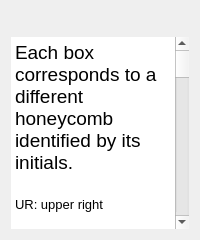
         <widget class="QWidget" name="tabHelp">
          <attribute name="title">
           <string>Help</string>
          </attribute>
          <layout class="QGridLayout" name="gridLayout_34">
           <item row="0" column="2">
            <widget class="QLogoLNLS" name="QLogoLNLS_4">
             <property name="sizePolicy">
              <sizepolicy hsizetype="Ignored" vsizetype="Preferred">
               <horstretch>0</horstretch>
               <verstretch>0</verstretch>
              </sizepolicy>
             </property>
             <property name="toolTip">
              <string/>
             </property>
            </widget>
           </item>
           <item row="0" column="0">
            <widget class="QLogoCNPEM" name="QLogoCNPEM_4">
             <property name="sizePolicy">
              <sizepolicy hsizetype="Ignored" vsizetype="Preferred">
               <horstretch>0</horstretch>
               <verstretch>0</verstretch>
              </sizepolicy>
             </property>
             <property name="toolTip">
              <string/>
             </property>
            </widget>
           </item>
           <item row="2" column="0" colspan="3">
            <widget class="QTextBrowser" name="textBrowser">
             <property name="sizePolicy">
              <sizepolicy hsizetype="Ignored" vsizetype="Preferred">
               <horstretch>0</horstretch>
               <verstretch>0</verstretch>
              </sizepolicy>
             </property>
             <property name="frameShape">
              <enum>QFrame::NoFrame</enum>
             </property>
             <property name="frameShadow">
              <enum>QFrame::Plain</enum>
             </property>
             <property name="html">
              <string>&lt;!DOCTYPE HTML PUBLIC &quot;-//W3C//DTD HTML 4.0//EN&quot; &quot;http://www.w3.org/TR/REC-html40/strict.dtd&quot;&gt;
&lt;html&gt;&lt;head&gt;&lt;meta name=&quot;qrichtext&quot; content=&quot;1&quot; /&gt;&lt;style type=&quot;text/css&quot;&gt;
p, li { white-space: pre-wrap; }
&lt;/style&gt;&lt;/head&gt;&lt;body style=&quot; font-family:'Sans Serif'; font-size:9pt; font-weight:400; font-style:normal;&quot;&gt;
&lt;p style=&quot; margin-top:0px; margin-bottom:0px; margin-left:0px; margin-right:0px; -qt-block-indent:0; text-indent:0px;&quot;&gt;&lt;span style=&quot; font-size:14pt;&quot;&gt;Each box corresponds to a different honeycomb identified by its initials.&lt;/span&gt;&lt;/p&gt;
&lt;p style=&quot;-qt-paragraph-type:empty; margin-top:0px; margin-bottom:0px; margin-left:0px; margin-right:0px; -qt-block-indent:0; text-indent:0px; font-size:14pt;&quot;&gt;&lt;br /&gt;&lt;/p&gt;
&lt;p style=&quot; margin-top:0px; margin-bottom:0px; margin-left:0px; margin-right:0px; -qt-block-indent:0; text-indent:0px;&quot;&gt;&lt;span style=&quot; font-size:10pt;&quot;&gt;UR: upper right&lt;/span&gt;&lt;/p&gt;
&lt;p style=&quot;-qt-paragraph-type:empty; margin-top:0px; margin-bottom:0px; margin-left:0px; margin-right:0px; -qt-block-indent:0; text-indent:0px; font-size:10pt;&quot;&gt;&lt;br /&gt;&lt;/p&gt;
&lt;p style=&quot; margin-top:0px; margin-bottom:0px; margin-left:0px; margin-right:0px; -qt-block-indent:0; text-indent:0px;&quot;&gt;&lt;span style=&quot; font-size:10pt;&quot;&gt;UL: upper left&lt;/span&gt;&lt;/p&gt;
&lt;p style=&quot;-qt-paragraph-type:empty; margin-top:0px; margin-bottom:0px; margin-left:0px; margin-right:0px; -qt-block-indent:0; text-indent:0px; font-size:10pt;&quot;&gt;&lt;br /&gt;&lt;/p&gt;
&lt;p style=&quot; margin-top:0px; margin-bottom:0px; margin-left:0px; margin-right:0px; -qt-block-indent:0; text-indent:0px;&quot;&gt;&lt;span style=&quot; font-size:10pt;&quot;&gt;OR: origin right&lt;/span&gt;&lt;/p&gt;
&lt;p style=&quot;-qt-paragraph-type:empty; margin-top:0px; margin-bottom:0px; margin-left:0px; margin-right:0px; -qt-block-indent:0; text-indent:0px; font-size:10pt;&quot;&gt;&lt;br /&gt;&lt;/p&gt;
&lt;p style=&quot; margin-top:0px; margin-bottom:0px; margin-left:0px; margin-right:0px; -qt-block-indent:0; text-indent:0px;&quot;&gt;&lt;span style=&quot; font-size:10pt;&quot;&gt;OC: origin center&lt;/span&gt;&lt;/p&gt;
&lt;p style=&quot;-qt-paragraph-type:empty; margin-top:0px; margin-bottom:0px; margin-left:0px; margin-right:0px; -qt-block-indent:0; text-indent:0px; font-size:10pt;&quot;&gt;&lt;br /&gt;&lt;/p&gt;
&lt;p style=&quot; margin-top:0px; margin-bottom:0px; margin-left:0px; margin-right:0px; -qt-block-indent:0; text-indent:0px;&quot;&gt;&lt;span style=&quot; font-size:10pt;&quot;&gt;OL: origin left&lt;/span&gt;&lt;/p&gt;
&lt;p style=&quot;-qt-paragraph-type:empty; margin-top:0px; margin-bottom:0px; margin-left:0px; margin-right:0px; -qt-block-indent:0; text-indent:0px; font-size:10pt;&quot;&gt;&lt;br /&gt;&lt;/p&gt;
&lt;p style=&quot; margin-top:0px; margin-bottom:0px; margin-left:0px; margin-right:0px; -qt-block-indent:0; text-indent:0px;&quot;&gt;&lt;span style=&quot; font-size:10pt;&quot;&gt;DR: down right&lt;/span&gt;&lt;/p&gt;
&lt;p style=&quot;-qt-paragraph-type:empty; margin-top:0px; margin-bottom:0px; margin-left:0px; margin-right:0px; -qt-block-indent:0; text-indent:0px; font-size:10pt;&quot;&gt;&lt;br /&gt;&lt;/p&gt;
&lt;p style=&quot; margin-top:0px; margin-bottom:0px; margin-left:0px; margin-right:0px; -qt-block-indent:0; text-indent:0px;&quot;&gt;&lt;span style=&quot; font-size:10pt;&quot;&gt;DL: down left&lt;/span&gt;&lt;/p&gt;
&lt;p style=&quot;-qt-paragraph-type:empty; margin-top:0px; margin-bottom:0px; margin-left:0px; margin-right:0px; -qt-block-indent:0; text-indent:0px; font-size:14pt;&quot;&gt;&lt;br /&gt;&lt;/p&gt;
&lt;p style=&quot; margin-top:0px; margin-bottom:0px; margin-left:0px; margin-right:0px; -qt-block-indent:0; text-indent:0px;&quot;&gt;&lt;span style=&quot; font-size:14pt;&quot;&gt;The ur, or, oc and dr honeycombs are connected to the same set of controllers, and the ul, ol and dl honeycombs to another set.&lt;/span&gt;&lt;/p&gt;
&lt;p style=&quot;-qt-paragraph-type:empty; margin-top:0px; margin-bottom:0px; margin-left:0px; margin-right:0px; -qt-block-indent:0; text-indent:0px; font-size:14pt;&quot;&gt;&lt;br /&gt;&lt;/p&gt;
&lt;p style=&quot; margin-top:0px; margin-bottom:0px; margin-left:0px; margin-right:0px; -qt-block-indent:0; text-indent:0px;&quot;&gt;&lt;span style=&quot; font-size:14pt;&quot;&gt;Spinboxes define the number of steps per piezo. If the value in the Loops spinbox is an x greater than 1, then the steps are executed x times.&lt;/span&gt;&lt;/p&gt;
&lt;p style=&quot;-qt-paragraph-type:empty; margin-top:0px; margin-bottom:0px; margin-left:0px; margin-right:0px; -qt-block-indent:0; text-indent:0px; font-size:14pt;&quot;&gt;&lt;br /&gt;&lt;/p&gt;
&lt;p align=&quot;justify&quot; style=&quot; margin-top:0px; margin-bottom:0px; margin-left:0px; margin-right:0px; -qt-block-indent:0; text-indent:0px;&quot;&gt;&lt;span style=&quot; font-size:14pt;&quot;&gt;Steps: number of steps per piezo; accepts only positive numbers, the direction of movement is defined by the - and + buttons.&lt;/span&gt;&lt;/p&gt;
&lt;p align=&quot;justify&quot; style=&quot;-qt-paragraph-type:empty; margin-top:0px; margin-bottom:0px; margin-left:0px; margin-right:0px; -qt-block-indent:0; text-indent:0px; font-size:14pt;&quot;&gt;&lt;br /&gt;&lt;/p&gt;
&lt;p align=&quot;justify&quot; style=&quot; margin-top:0px; margin-bottom:0px; margin-left:0px; margin-right:0px; -qt-block-indent:0; text-indent:0px;&quot;&gt;&lt;span style=&quot; font-size:14pt;&quot;&gt;+ : piezos move in the positive direction (&amp;quot;squeezing&amp;quot;)&lt;/span&gt;&lt;/p&gt;
&lt;p style=&quot; margin-top:0px; margin-bottom:0px; margin-left:0px; margin-right:0px; -qt-block-indent:0; text-indent:0px;&quot;&gt;&lt;span style=&quot; font-size:14pt;&quot;&gt;- : piezos move in the negative direction (&amp;quot;loosening&amp;quot;)&lt;/span&gt;&lt;/p&gt;
&lt;p align=&quot;justify&quot; style=&quot;-qt-paragraph-type:empty; margin-top:0px; margin-bottom:0px; margin-left:0px; margin-right:0px; -qt-block-indent:0; text-indent:0px; font-size:14pt;&quot;&gt;&lt;br /&gt;&lt;/p&gt;
&lt;p align=&quot;justify&quot; style=&quot; margin-top:0px; margin-bottom:0px; margin-left:0px; margin-right:0px; -qt-block-indent:0; text-indent:0px;&quot;&gt;&lt;span style=&quot; font-size:14pt;&quot;&gt;Move All (-/+ push buttons): send command to move all piezos according to the respective number of steps defined in the spinbox; piezos are moved one after the other in the order P1, P2 and P3.&lt;/span&gt;&lt;/p&gt;
&lt;p align=&quot;justify&quot; style=&quot;-qt-paragraph-type:empty; margin-top:0px; margin-bottom:0px; margin-left:0px; margin-right:0px; -qt-block-indent:0; text-indent:0px; font-size:14pt;&quot;&gt;&lt;br /&gt;&lt;/p&gt;
&lt;p align=&quot;justify&quot; style=&quot; margin-top:0px; margin-bottom:0px; margin-left:0px; margin-right:0px; -qt-block-indent:0; text-indent:0px;&quot;&gt;&lt;span style=&quot; font-size:14pt;&quot;&gt;Reset and exit: resets all controllers, terminates connection and application.&lt;/span&gt;&lt;/p&gt;
&lt;p align=&quot;justify&quot; style=&quot;-qt-paragraph-type:empty; margin-top:0px; margin-bottom:0px; margin-left:0px; margin-right:0px; -qt-block-indent:0; text-indent:0px; font-size:14pt;&quot;&gt;&lt;br /&gt;&lt;/p&gt;
&lt;p align=&quot;justify&quot; style=&quot; margin-top:0px; margin-bottom:0px; margin-left:0px; margin-right:0px; -qt-block-indent:0; text-indent:0px;&quot;&gt;&lt;span style=&quot; font-size:14pt;&quot;&gt;The Config tab changes the velocity (steps/sec) and acceleration (steps/sec²) values of each piezo. Velocity ranges from 1 to 2000 steps/sec and acceleration ranges from 1 to 100000 steps/sec². The default values are speed equal to 2000 and acceleration equal to 100000 and are recovered when the controllers are reset.&lt;/span&gt;&lt;/p&gt;&lt;/body&gt;&lt;/html&gt;</string>
             </property>
            </widget>
           </item>
           <item row="0" column="1">
            <spacer name="horizontalSpacer_62">
             <property name="sizePolicy">
              <sizepolicy hsizetype="Ignored" vsizetype="Minimum">
               <horstretch>0</horstretch>
               <verstretch>0</verstretch>
              </sizepolicy>
             </property>
             <property name="orientation">
              <enum>Qt::Horizontal</enum>
             </property>
             <property name="sizeType">
              <enum>QSizePolicy::Ignored</enum>
             </property>
             <property name="sizeHint" stdset="0">
              <size>
               <width>40</width>
               <height>20</height>
              </size>
             </property>
            </spacer>
           </item>
          </layout>
         </widget>
